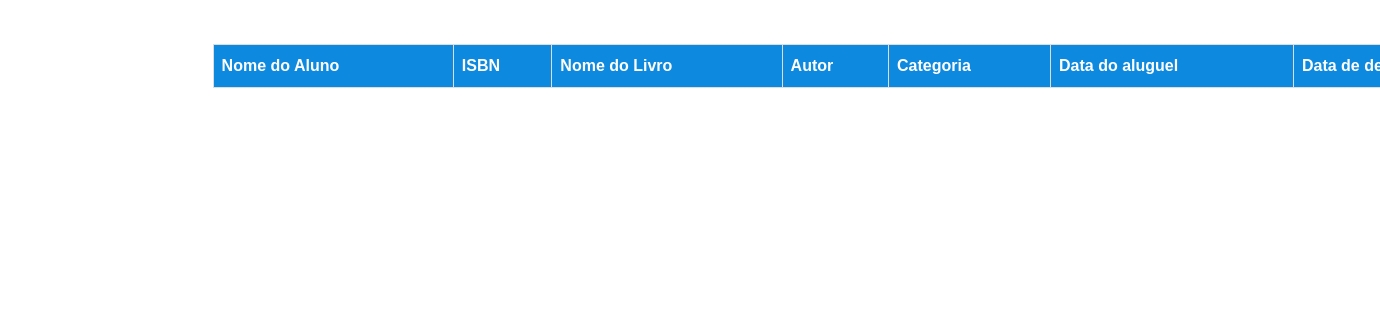
Page /modulos/pesquisaLivrosBli/livrosAlugadosBli.php on the earlier database version.
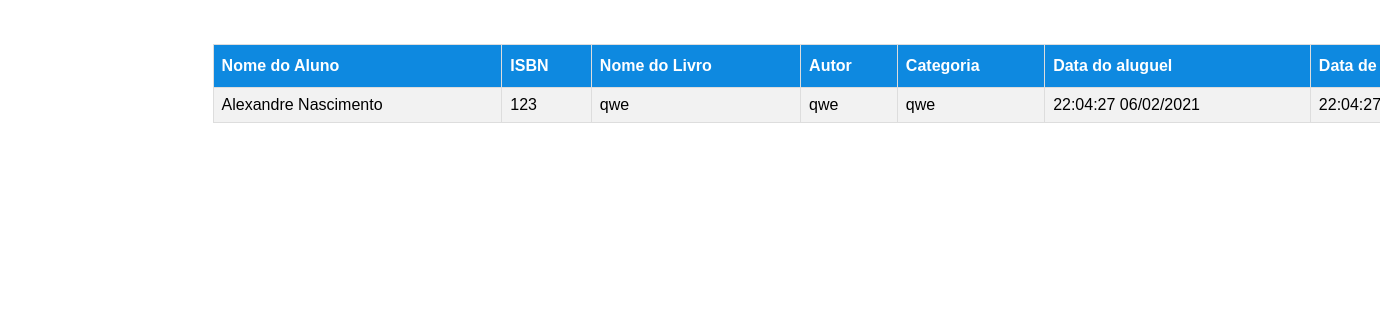
Same page on the later database version.
### tables this page shows
CREATE TABLE `livro` (
  `id_livro` int(11) NOT NULL,
  `isbn` varchar(100) NOT NULL,
  `nome_livro` varchar(150) NOT NULL,
  `autor` varchar(100) NOT NULL,
  `categoria` varchar(100) NOT NULL
);

CREATE TABLE `usuario` (
  `id_usuario` int(11) NOT NULL,
  `nome` varchar(100) NOT NULL,
  `email` varchar(150) NOT NULL,
  `senha` varchar(150) NOT NULL,
  `funcao` varchar(150) NOT NULL,
  `sexo` varchar(100) NOT NULL
);

CREATE TABLE `aluguel_livro` (
  `id_aluguel` int(11) NOT NULL,
  `id_aluno` int(11) NOT NULL,
  `id_livro` int(11) NOT NULL,
  `data_aluguel` datetime NOT NULL,
  `data_vencimento` datetime NOT NULL,
  `confirmado` int(11) NOT NULL DEFAULT 0
);

### funcoes/funcoes.php (called while the page is built, shortened)
<?php
include_once 'conexao.php';
class Biblioteca
{
	public function listarLivrosAlugados()
    {
        try{
			$mySQL = new MySQL;
			$mySQL->connMySQL();
			$sql = "SELECT u.nome, l.id_livro, l.isbn, l.nome_livro, l.autor, l.categoria, al.data_aluguel, al.data_vencimento
					FROM livro AS l
					INNER JOIN aluguel_livro AS al
					ON al.id_livro = l.id_livro
					INNER JOIN usuario AS u
					ON u.id_usuario = al.id_aluno
					WHERE al.confirmado = 1";
			$exe = $mySQL->runQuery($sql);
			$x = 0;
			$arrayConfig = array();
			while ($inf = mysqli_fetch_array($exe))
			{
				$arrayConfig[$x]["nome"]       = $inf["nome"];
				$arrayConfig[$x]["id_livro"]       = $inf["id_livro"];
				$arrayConfig[$x]["isbn"] 	       = $inf["isbn"];
                $arrayConfig[$x]["nome_livro"] 	       = $inf["nome_livro"];
                $arrayConfig[$x]["autor"] 	       = $inf["autor"];
                $arrayConfig[$x]["categoria"] 	       = $inf["categoria"];
				$arrayConfig[$x]["data_aluguel"] 	       = $inf["data_aluguel"];
				$arrayConfig[$x]["data_vencimento"] 	       = $inf["data_vencimento"];
				$x++;
			}
			$arrayRetorno["status"]   = "ok";
			$arrayRetorno["mensagem"] = "ok.";
			$arrayRetorno["retorno"]  = $arrayConfig;
			return $arrayRetorno;
		}catch( Exception $e ){
			$arrayRetorno["status"]   = "erro";
			$arrayRetorno["mensagem"] = $e->getMessage();
			$arrayRetorno["retorno"]  = "";
			return $arrayRetorno;
		}
	}
}
?>

### funcoes/conexao.php (called while the page is built, shortened)
<?php
class MySQL
{
	var $host   = '127.0.0.1';
	var $usr    = 'root';
	var $pw     = '';
	var $bDados = 'projetoweb';
	var $conn;
	function connMySQL(){
		$this->conn = mysqli_connect($this->host, $this->usr, $this->pw, $this->bDados);
	}
	function runQuery($sql){
		if($this->resultado = mysqli_query($this->conn, $sql)){
			return $this->resultado;
		}else{
			echo '<p>N&atilde;o foi poss&iacute;vel executar a instru&ccedil;&atilde;o SQL.</p>
				  <p><b>Erro MySQL ['. mysqli_errno($this->conn) .']: ' . mysqli_error($this->conn) . '</b></p>
				   <p><pre>'.$sql.'</pre></p>';
			exit();
		}
	}
	function closeConnMySQL(){
		return mysqli_close($this->conn);
	}
}
?>

### modulos/pesquisaLivrosBli/livrosAlugadosBli.php (the view, shortened to what this page needs)
<?php
include_once '../../funcoes/funcoes.php';
$acaoListarLivro = new Biblioteca();
$arrayLivros = $acaoListarLivro -> listarLivrosAlugados();
?>
<!DOCTYPE html>
<html lang="en">
<head>
    <link rel="stylesheet" href="../../estilos/tabela.css">
</head>
<body>
    <br><br>
<table id="customers">
  <tr>
    <th>Nome do Aluno</th>
    <th>ISBN</th>
    <th>Nome do Livro</th>
    <th>Autor</th>
    <th>Categoria</th>
    <th>Data do aluguel</th>
    <th>Data de devolução</th>
  </tr>
  <?php
  for ($i=0; $i < count($arrayLivros["retorno"]); $i++) {
    echo "
      <tr>
          <td>".$arrayLivros["retorno"][$i]["nome"]."</td>
          <td>".$arrayLivros["retorno"][$i]["isbn"]."</td>
          <td>".$arrayLivros["retorno"][$i]["nome_livro"]."</td>
          <td>".$arrayLivros["retorno"][$i]["autor"]."</td>
          <td>".$arrayLivros["retorno"][$i]["categoria"]."</td>
          <td>".date('H:i:s d/m/Y', strtotime($arrayLivros["retorno"][$i]["data_aluguel"]))."</td>
          <td>".date('H:i:s d/m/Y', strtotime($arrayLivros["retorno"][$i]["data_vencimento"]))."</td>
      </tr>
    ";
  }
  ?>
</table>
</body>
</html>

### estilos/tabela.css (style rules this page uses)
#customers { font-family: Arial, Helvetica, sans-serif; border-collapse: collapse; width: 100%; }
#customers td, #customers th { border: 1px solid #ddd; padding: 8px; }
#customers tr:nth-child(even) { background-color: #f2f2f2; }
#customers th { padding-top: 12px; padding-bottom: 12px; text-align: left; background-color: #0e89e0; color: white; }

### modulos/pesquisaLivrosBli/livrosAlugadosBli.php (style rules this page uses)
#customers { position: relative; right: -15%; }

Differences in the rows shown:
added livro: usuario.nome "Alexandre Nascimento", isbn "123", nome_livro "qwe", autor "qwe", categoria "qwe", aluguel_livro.data_aluguel "22:04:27 06/02/2021", aluguel_livro.data_vencimento "22:04:27…"
